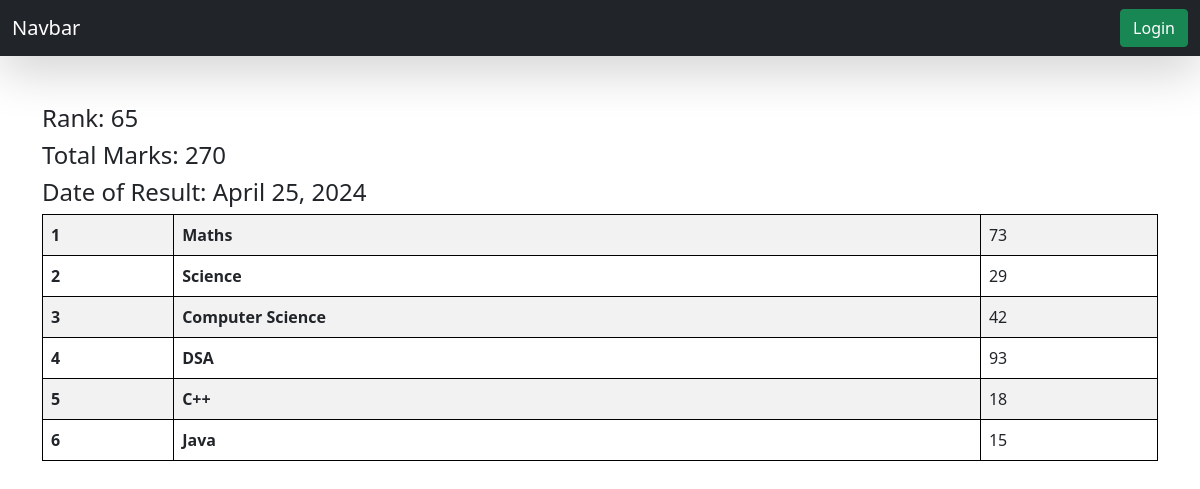
Screenshot of /see_marks/STU-0947/ with the database file from the repository.
### reportcard/models.py (models this page shows, shortened)
class SubjectMarks(models.Model):
    student = models.ForeignKey(Student, related_name="studentmarks", on_delete=models.CASCADE)
    subject = models.ForeignKey(Subject, on_delete=models.CASCADE)
    marks = models.IntegerField()
    class Meta:
        unique_together = ['student', 'subject']

class Student(models.Model):
    department = models.ForeignKey(Department, related_name="depart", on_delete=models.CASCADE)
    student_id = models.OneToOneField(StudentID, related_name="studentid", on_delete=models.SET_NULL, null=True)
    student_name = models.CharField(max_length=100)
    student_email = models.EmailField(unique=True)
    student_age = models.IntegerField(default=18)
    student_address = models.TextField()

class ReportCard(models.Model):
    student = models.ForeignKey(Student, related_name="studentreportcard", on_delete=models.CASCADE)
    student_rank = models.IntegerField()
    date_of_report_card_generation = models.DateField(auto_now_add=True)
    class Meta:
        unique_together = ['student_rank', 'date_of_report_card_generation']

class Subject(models.Model):
    subject_name = models.CharField(max_length=100)

### reportcard/views.py (the view)
# urls.py: path('see_marks/<student_id>/', see_marks, name="see_marks")
def see_marks(request, student_id):
    queryset = SubjectMarks.objects.filter(student__student_id__student_id = student_id)
    total_marks = queryset.aggregate(total_marks = Sum('marks'))
    return render(request, 'report/see_marks.html', {'queryset' : queryset, 'total_marks': total_marks})

### reportcard/templates/report/see_marks.html
{% extends "base.html" %} {% block start %}
<div class="container mt-5">
  <h4>Rank: {{queryset.first.student.studentreportcard.first.student_rank}}</h4>
  <h4>Total Marks: {{total_marks.total_marks}}</h4>
  <h4>
    Date of Result:
    {{queryset.first.student.studentreportcard.first.date_of_report_card_generation}}
  </h4>
  <table class="table table-striped">
    <tbody>
      {% for marks in queryset %}
      <tr>
        <th scope="row">{{forloop.counter}}</th>
        <td><b>{{marks.subject.subject_name}}</b></td>
        <td>{{marks.marks}}</td>
      </tr>
      {% endfor %}
    </tbody>
  </table>
</div>
{% endblock %}

### reportcard/templates/base.html (style rules this page uses)
table, th, td { border: 1px solid black; }

### rows the page displays
SubjectMarks: first.student.studentreportcard.first.student_rank "65", first.student.studentreportcard.first.date_of_report_card_generation "April 25, 2024", subject.subject_name "Maths", marks "73"
SubjectMarks: subject.subject_name "Science", marks "29"
SubjectMarks: subject.subject_name "Computer Science", marks "42"
SubjectMarks: subject.subject_name "DSA", marks "93"
SubjectMarks: subject.subject_name "C++", marks "18"
SubjectMarks: subject.subject_name "Java", marks "15"

### other values shown
{{ total_marks.total_marks }} "270"
